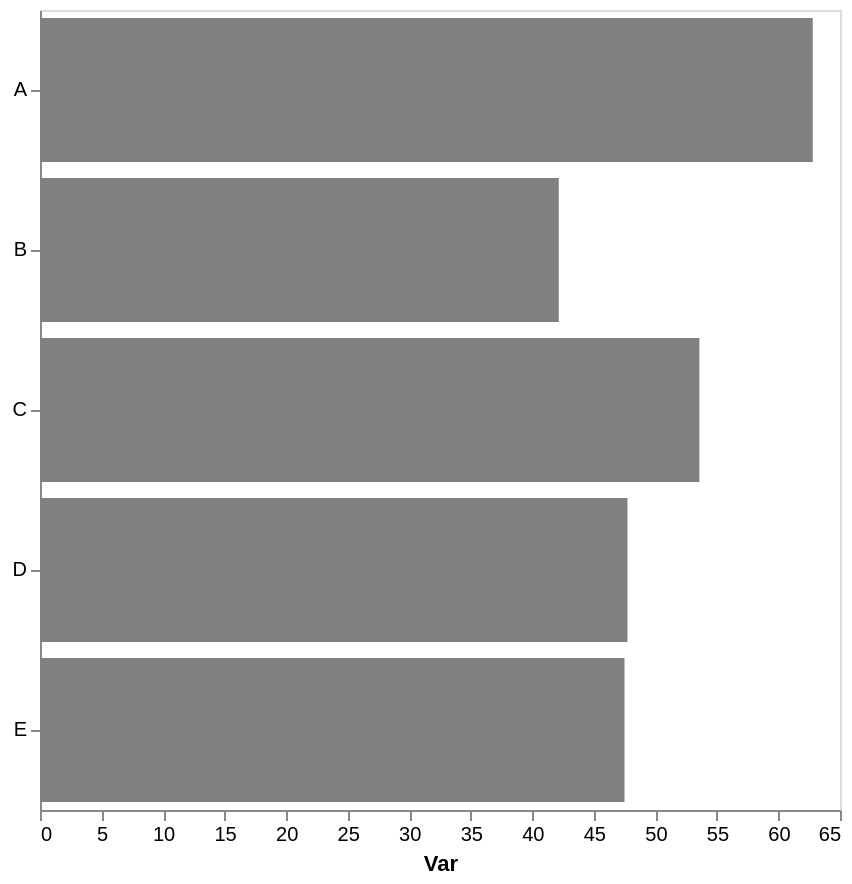

Vega-Lite specification stored for this chart:
### Vega-Lite specification from a JSON file in a GitHub repository (floating-point values rounded to 4 significant figures)
{"config": {"view": {"continuousWidth": 300, "continuousHeight": 300}, "axis": {"grid": false}, "bar": {"color": "gray"}}, "data": {"name": "data-93540738df567595a283cd8ff5b88a9d"}, "mark": {"type": "bar"}, "encoding": {"x": {"aggregate": "mean", "axis": {"title": "Var"}, "field": "var1", "type": "quantitative"}, "y": {"axis": {"title": null}, "field": "cat", "type": "nominal"}}, "height": 400, "width": 400, "$schema": "https://vega.github.io/schema/vega-lite/v5.17.0.json", "datasets": {"data-93540738df567595a283cd8ff5b88a9d": [{"cat": "D", "var1": 46.09, "var2": 50.52}, {"cat": "E", "var1": 52.16, "var2": 56.74}, {"cat": "C", "var1": 53.57, "var2": 47.93}, {"cat": "D", "var1": 54.23, "var2": 40.37}, {"cat": "D", "var1": 49.18, "var2": 40.97}, {"cat": "B", "var1": 45.31, "var2": 61.62}, {"cat": "B", "var1": 38.99, "var2": 52.4}, {"cat": "A", "var1": 66.25, "var2": 44.78}, {"cat": "E", "var1": 43.97, "var2": 56.01}, {"cat": "A", "var1": 59.32, "var2": 48.58}, {"cat": "D", "var1": 41.42, "var2": 40.62}, {"cat": "E", "var1": 46.33, "var2": 45.43}]}}
